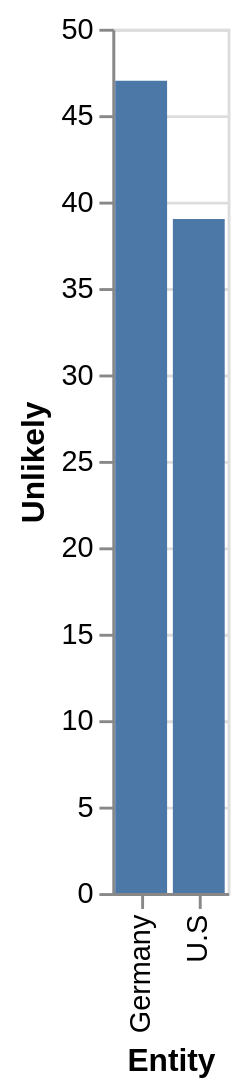

Here is the Vega-Lite specification saved for this chart:
### Vega-Lite specification from a JSON file in a GitHub repository (floating-point values rounded to 4 significant figures)
{"$schema": "https://vega.github.io/schema/vega-lite/v5.json", "description": "Bar chart auto-generated from CSV", "data": {"values": [{"Entity": "Germany", "Unlikely": 47}, {"Entity": "U.S", "Unlikely": 39}]}, "mark": "bar", "encoding": {"x": {"field": "Entity", "type": "ordinal"}, "y": {"field": "Unlikely", "type": "quantitative"}}}
